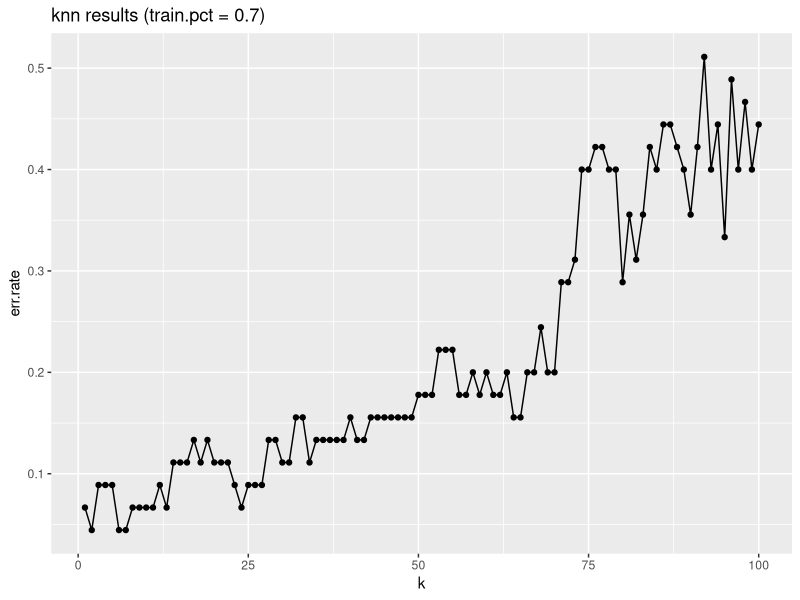

Write the R code that produced this figure.
# load required libraries for this tutorial
library(class)
library(ggplot2)

## PREPROCESSING
data <- iris                # create copy of iris dataframe
labels <- data$Species      # store labels
data$Species <- NULL        # remove labels from feature set (note: could

## TRAIN/TEST SPLIT
# initialize random seed for consistency
# this allows our data to look the same every single time the experiment is run
set.seed(1234) 

# we want to use 70% of our data as a training set
N <- nrow(data)
train.pct <- .7

train.index <- sample(1:N, train.pct * N)       # random sample of records (training set)
train.data <- data[train.index, ]       # perform train/test split
test.data <- data[-train.index, ]       # note use of neg index...different than Python!

train.labels <- as.factor(as.matrix(labels)[train.index, ])     # extract training set labels
test.labels <- as.factor(as.matrix(labels)[-train.index, ])     # extract test set labels

## Apply the Model
# initialize results object
err.rates <- data.frame()

max.k <- 100

# perform fit for various values of k
for (k in 1:max.k) {
  knn.fit <- knn(
    train = train.data,         # training set
    test = test.data,           # test set
    cl = train.labels,          # true labels
    k = k                       # number of NN to poll
  )

  # print params and confusion matrix for each value k
  cat('\n', 'k = ', k, ', train.pct = ', train.pct, '\n', sep='')
  print(table(test.labels, knn.fit))

  # store generalation error and append to total results
  this.err <- sum(test.labels != knn.fit) / length(test.labels)
  err.rates <- rbind(err.rates, this.err)
}

## OUTPUT RESULTS
results <- data.frame(1:max.k, err.rates)   # create results summary data frame
names(results) <- c('k', 'err.rate')        # label columns of results df

# create title for results plot
title <- paste('knn results (train.pct = ', train.pct, ')', sep='')

# create results plot
results.plot <- ggplot(results, aes(x=k, y=err.rate)) + geom_point() + geom_line()
results.plot <- results.plot + ggtitle(title)

# draw results plot
results.plot

## NOTES
# Which range of k provided the lowest error results?
# If you change the random seed variable, do our stats change? 
# Why is it important to set the same seed on all data?

# what happens for high values (eg 100) of max.k? have a look at this plot:
# > results.plot <- ggplot(results, aes(x=k, y=err.rate)) + geom_smooth()

# our implementation here is pretty naive, meant to illustrate concepts rather
# than to be maximally efficient...see alt impl in DMwR package (with feature
# scaling):
#
# > install.packages('DMwR')
# > library(DMwR)
# > knn

# R docs
# http://cran.r-project.org/web/packages/class/class.pdf
# http://cran.r-project.org/web/packages/DMwR/DMwR.pdf
